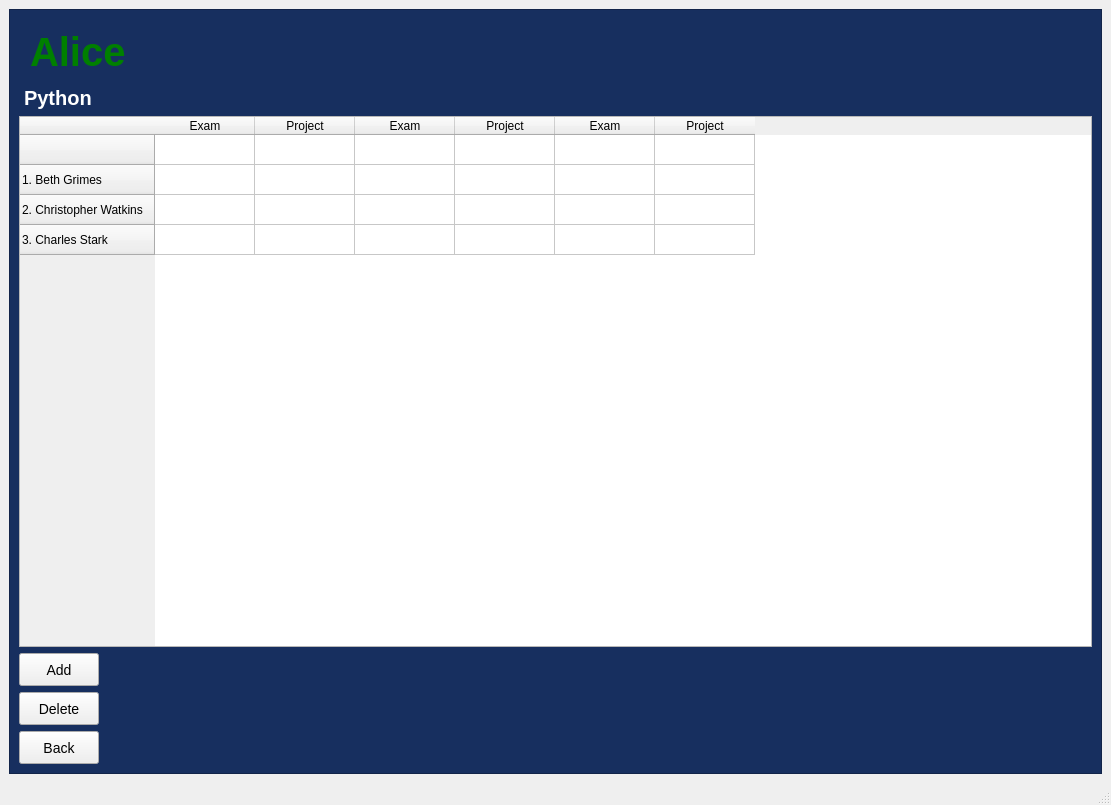
<?xml version="1.0" encoding="UTF-8"?>
<ui version="4.0">
 <class>MainWindow</class>
 <widget class="QMainWindow" name="MainWindow">
  <property name="geometry">
   <rect>
    <x>0</x>
    <y>0</y>
    <width>1111</width>
    <height>805</height>
   </rect>
  </property>
  <property name="windowTitle">
   <string>MainWindow</string>
  </property>
  <property name="styleSheet">
   <string notr="true">#admpyframe{
background-color:#172F5F;
}

#alicelabel{
font-size:40px;
font-weight:bold;
margin-top:10px;
color:green;
}

#pythlabel{
font-size:20px;
font-weight:bold;
margin-top:5px;
color:white;
}

#addbtn{
height:25px;
width:15px;
widht:15px;
font-size:14px;
}

#addbtn:hover{
border:2px solid green;
color:green;
background-color:white;
}

#delbtn{
height:25px;
width:15px;
widht:15px;
font-size:14px;
}

#delbtn:hover{
border:2px solid green;
color:green;
background-color:white;
}

#backbtnpy{
height:25px;
width:15px;
widht:15px;
font-size:14px;
}

#backbtnpy:hover{
border:2px solid green;
color:green;
background-color:white;
}</string>
  </property>
  <widget class="QWidget" name="centralwidget">
   <layout class="QGridLayout" name="gridLayout">
    <item row="0" column="0">
     <widget class="QFrame" name="admpyframe">
      <property name="frameShape">
       <enum>QFrame::StyledPanel</enum>
      </property>
      <property name="frameShadow">
       <enum>QFrame::Raised</enum>
      </property>
      <layout class="QFormLayout" name="formLayout">
       <item row="3" column="0">
        <widget class="QPushButton" name="addbtn">
         <property name="text">
          <string>Add</string>
         </property>
        </widget>
       </item>
       <item row="0" column="0" colspan="2">
        <widget class="QLabel" name="alicelabel">
         <property name="text">
          <string>Alice</string>
         </property>
        </widget>
       </item>
       <item row="1" column="0" colspan="2">
        <widget class="QLabel" name="pythlabel">
         <property name="text">
          <string>Python</string>
         </property>
        </widget>
       </item>
       <item row="2" column="0" colspan="2">
        <widget class="QTableWidget" name="pythtable">
         <row>
          <property name="text">
           <string/>
          </property>
         </row>
         <row>
          <property name="text">
           <string>1. Beth Grimes</string>
          </property>
         </row>
         <row>
          <property name="text">
           <string>2. Christopher Watkins</string>
          </property>
         </row>
         <row>
          <property name="text">
           <string>3. Charles Stark</string>
          </property>
         </row>
         <column>
          <property name="text">
           <string>Exam</string>
          </property>
         </column>
         <column>
          <property name="text">
           <string>Project</string>
          </property>
         </column>
         <column>
          <property name="text">
           <string>Exam</string>
          </property>
         </column>
         <column>
          <property name="text">
           <string>Project</string>
          </property>
         </column>
         <column>
          <property name="text">
           <string>Exam</string>
          </property>
         </column>
         <column>
          <property name="text">
           <string>Project</string>
          </property>
         </column>
        </widget>
       </item>
       <item row="4" column="0">
        <widget class="QPushButton" name="delbtn">
         <property name="text">
          <string>Delete</string>
         </property>
        </widget>
       </item>
       <item row="5" column="0">
        <widget class="QPushButton" name="backbtnpy">
         <property name="text">
          <string>Back</string>
         </property>
        </widget>
       </item>
      </layout>
     </widget>
    </item>
   </layout>
  </widget>
  <widget class="QStatusBar" name="statusbar"/>
 </widget>
 <resources/>
 <connections/>
</ui>
